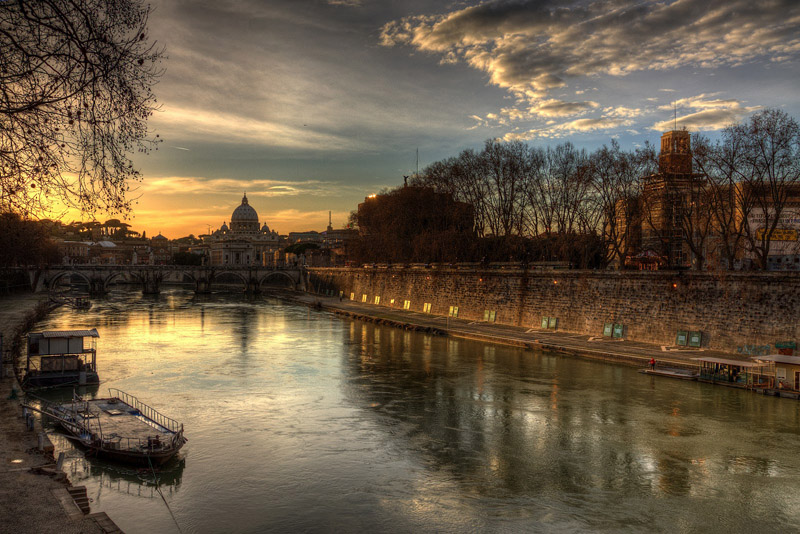
//> input picture inf4178/exercise/04/04/DONE_IMG_8480_HDR.jpg, 800 x 534 px
$ ./display ../04/04/DONE_IMG_8480_HDR.jpg   (built with g++ and OpenCV 4)
//> lines starting //> are read from the running program, lines starting //| are printed output that depends on the picture
//============================================================================
// Name        : display.cpp
// Author      : gdz
// Version     :
// Copyright   : Your copyright notice
// Description : Hello World in C++, Ansi-style
//============================================================================

#include <iostream>
#include <opencv2/opencv.hpp>
#include <opencv2/imgcodecs.hpp>
#include <stdio.h>

using namespace std;
using namespace cv;

void correctGamma(Mat &src, Mat &dst, float gamma);

// self define area --begin
#define CHK_FALSE(in)	CV_Assert((in))
#define BLUE 0
#define GREEN 1
#define RED 2
// end

/**
 * function: correctGamma
 * @param: src, dst, gamma
 */
void correctGamma(Mat &src, Mat &dst, float gamma)
{
	CHK_FALSE(src.data);
	// check if data is uchar
	CHK_FALSE(src.depth() != sizeof(uchar));

	// create a tab
	unsigned char tab[256];
	for (int i=0; i<256; i++) {
		tab[i] = saturate_cast<uchar>(pow((float)(i/255.0), gamma)*255.0f);
	}

	// copy src data to dst
	dst = src.clone();

	// get channels from new dst
	const int channels = dst.channels();
	printf("this image have %d channels.\n", channels);

	switch(channels){
		case 1: {
			MatIterator_<uchar> item, end;
			for (item=dst.begin<uchar>(), end=dst.end<uchar>(); item!=end; item++){
				*item = tab[(*item)];
			}
			break;
		}
		case 3: {
			MatIterator_<Vec3b> item, end;
			for (item=dst.begin<Vec3b>(), end=dst.end<Vec3b>(); item!=end; item++) {
				(*item)[BLUE] = tab[((*item)[BLUE])];
				(*item)[GREEN] = tab[((*item)[GREEN])];
				(*item)[RED] = tab[((*item)[RED])];
			}

			break;
		}
	}
}

void lutByGamma(Mat &in, Mat &out, float gamma)
{
	int dim(256);
	Mat lut(1, &dim, CV_8U);
	for(int i=0; i<256; i++){
		lut.at<uchar>(i) = pow((float)(i/255.0), gamma)*255.0f;
	}
	LUT(in, lut, out);
	printf("dim: %d\n", dim);
}

int main(int argc, char** argv)
{
	cout << "!!!Hello World!!!" << endl; // prints !!!Hello World!!!

	Mat in, out, diff;
	char* out_file = "res/test_img_out.png";
	char* diff_file = "res/test_img_diff.png";

	in = imread(argv[1], IMREAD_COLOR);
//> in is the input picture: 534 rows x 800 cols, CV_8UC3; mean B, G, R 68.7, 88.7, 103.6
	printf("argv[1]: %s\n", argv[1]);
//| argv[1]: ../04/04/DONE_IMG_8480_HDR.jpg
	if(argc !=2 || !in.data) {
		printf("No image data.\n");
		return -1;
	} else {
		printf("argc: %d\n", argc);
	}

	namedWindow("Display Image", CV_WINDOW_AUTOSIZE);
	imshow("Display Image", in);

	// set gamma to 0.5f
	float gamma = 0.5f;
	// create out with gamma
//	correctGamma(in, out, gamma);
	lutByGamma(in, out, gamma);
//> in lutByGamma, `LUT(in, lut, out);`:
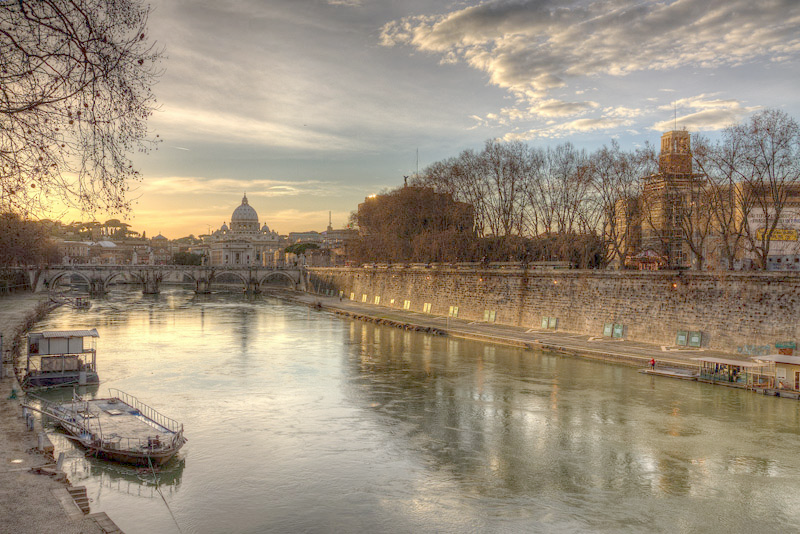
//> out: 534 rows x 800 cols, CV_8UC3; mean B, G, R 123.4, 142.4, 155.6
	if(!imwrite(out_file, out)){
		printf("write [%s] fail, write to gamma.png\n", out_file);
		imwrite("gamma.png", out);
	}
	// show out
	imshow("Display Image", out);

	// absdiff
	absdiff(in, out, diff);
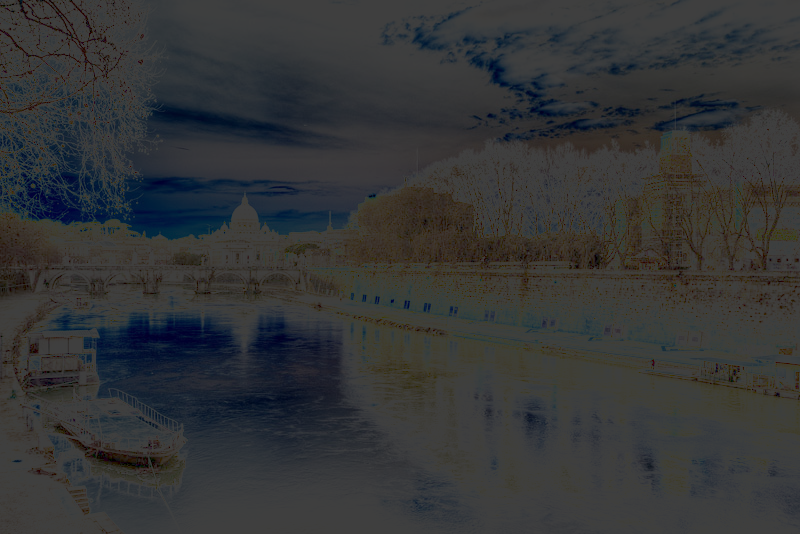
//> diff: 534 rows x 800 cols, CV_8UC3; mean B, G, R 54.7, 53.7, 52
	if(!imwrite(diff_file, diff)){
		printf("write [%s] fail, write to diff.png\n", diff_file);
		imwrite("diff.png", diff);
	}

	waitKey(0);
	return 0;
}

$ run again, on inf4178/exercise/04/04/enhanced.jpg
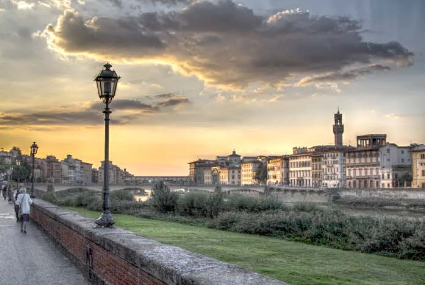
//> input picture inf4178/exercise/04/04/enhanced.jpg, 425 x 285 px
//> in is the input picture: 285 rows x 425 cols, CV_8UC3; mean B, G, R 122.8, 136.8, 142.9
//| argv[1]: ../04/04/enhanced.jpg
//> in lutByGamma, `LUT(in, lut, out);`:
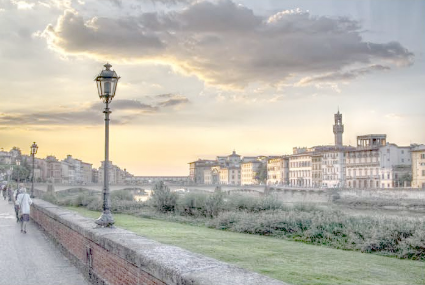
//> out: 285 rows x 425 cols, CV_8UC3; mean B, G, R 173, 182.3, 185.4
//> `absdiff(in, out, diff);`:
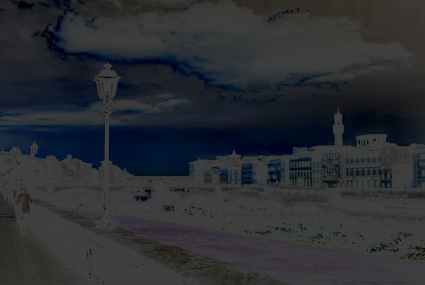
//> diff: 285 rows x 425 cols, CV_8UC3; mean B, G, R 50.2, 45.4, 42.4
